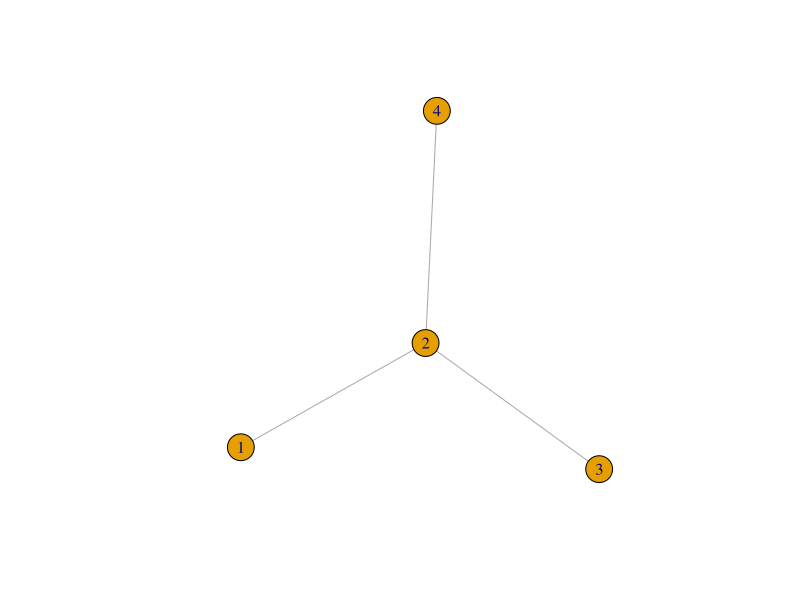

R code for this plot:

install.packages('igraph')
library(igraph)

# Vo Huong

edges <- c(1,2, 3,2, 2,4)
g<-graph(edges, n=max(edges), directed=FALSE)
plot(g)
